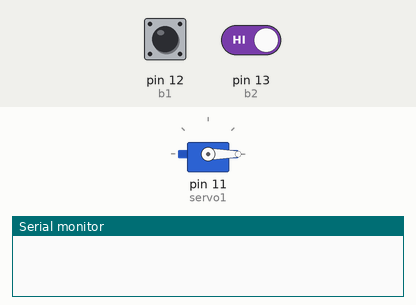
Simulated run of this sketch. Board: Arduino Uno, built with avr-gcc and run on an emulated ATmega328P. On the bench: servo, the last lines printed to the serial monitor. Inputs (shaded band) come from the test bench; at power-on: pin 12 (b1) HIGH, pin 13 (b2) HIGH.

Above: at 1.2 s.
1.3 s: pin 12 (b1) driven LOW
At 4.0 s:
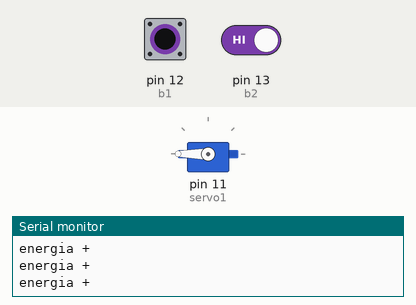
4.3 s: pin 13 (b2) driven LOW
At 4.9 s:
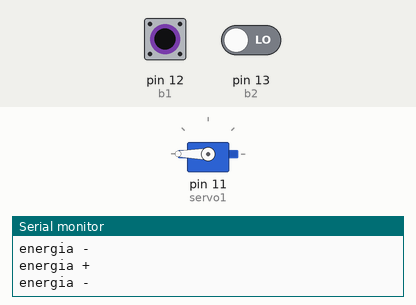
7.3 s: pin 12 (b1) driven HIGH
At 8.65 s:
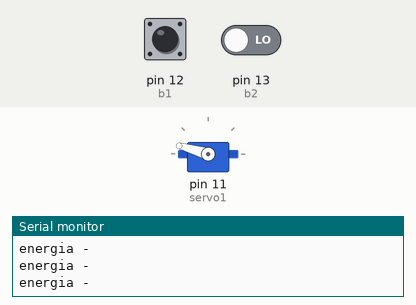
10.3 s: pin 12 (b1) pulsed LOW 2 times (0.12 s each, 0.3 s apart)
13.9 s: pin 12 (b1) driven LOW and pin 13 (b2) driven HIGH
Timing chart, 0 to 28.4 s (numbered marks = the images above; inputs shaded):
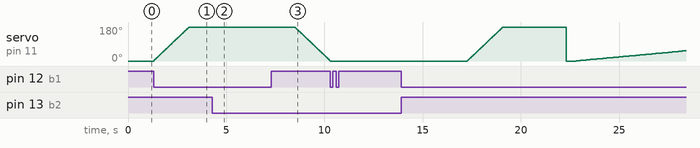

The sketch:

servo_con_botones.ino
```cpp
#include <Servo.h>

int b1 = 12;
int b2 = 13;
int estado_b1 = 1;
int estado_b2 = 1;
int angulo = 0;
Servo servo1;

void setup()
{
  Serial.begin(9600);
  pinMode(b1, INPUT);
  pinMode(b2, INPUT);
  servo1.attach(11);
  servo1.write(0);
}

void loop()
{
  estado_b1 = digitalRead(b1);
  estado_b2 = digitalRead(b2);
  if(estado_b1 == LOW)
  {
    angulo += 2;
    Serial.println("energia +");
  }
  if(estado_b2 == LOW)
  {
    angulo -= 2;
    Serial.println("energia -");
  }
  servo1.write(angulo);
  delay(20);
}
```

Measured:
- after the input at 1.3 s, servo on pin 11 (servo1): moves from 0° to 180° over 1.8 s, starting at once
- after the input at 4.3 s, servo on pin 11 (servo1): stops changing and stays 180°
- after the input at 7.3 s, servo on pin 11 (servo1): moves from 180° to 0° over 1.8 s, starting after 1.2 s
